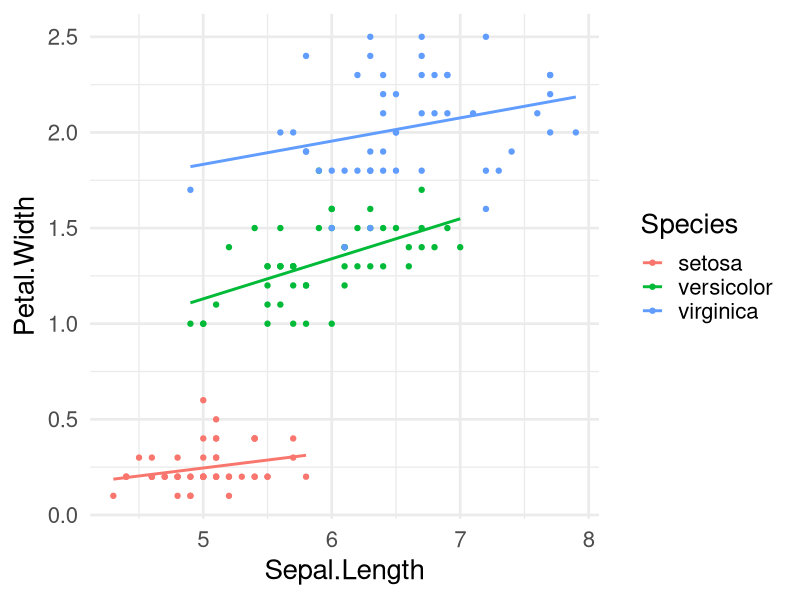

The R script that drew this image:
## ---- chunk 1
dat <- iris
summary(iris)
## ---- chunk 2
#| echo: false
#| fig-align: center
library(ggplot2)
dat |>
    ggplot(aes(x = Sepal.Length, y = Petal.Width, color = Species)) +
    geom_point() +
    geom_smooth(method = "lm", se = FALSE) +
    theme_minimal(20)
## ---- chunk 3
#| echo: true
fit <- lm(Petal.Width ~ Sepal.Length * Species, data = dat)
summary(fit)
## ---- chunk 4
#| echo: true
#| tbl-cap: My caption
library(kableExtra)
library(broom)

fit |> 
    broom::tidy() |> 
    kable() |> 
    kable_styling(full_width = FALSE,
                  font_size = 20)
